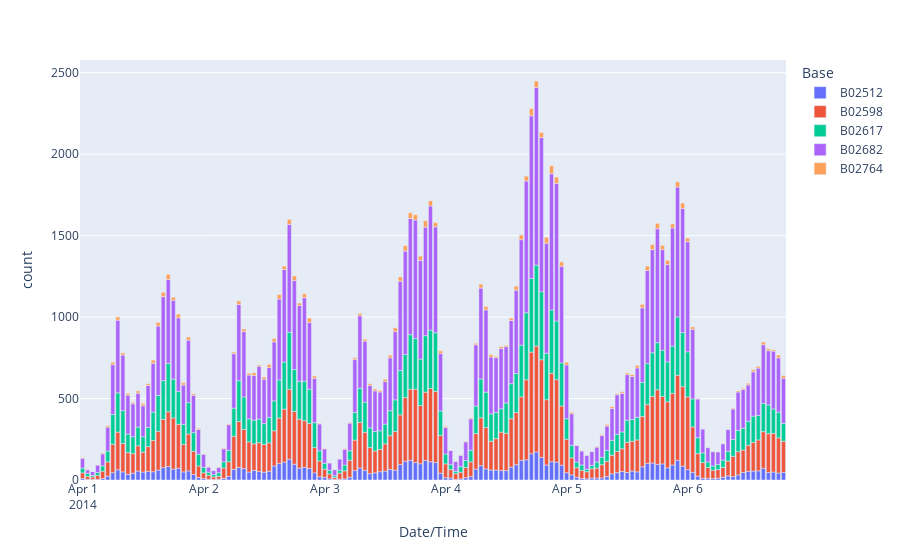

The notebook cell saved with this chart:
### Code cell
df_by_base = uber_apr14.groupby([pd.Grouper(key='Date/Time',freq='H'),uber_apr14.Base]).size().reset_index(name='count')
fig = px.bar(df_by_base[:700], x='Date/Time', y="count", color='Base')
fig.show()

### Figure 1 — Plotly figure (JSON) as saved in the notebook; plotly's stock layout.template omitted (floating-point values rounded to 4 significant figures; data arrays with more than 128 entries replaced by an {"elided": "..."} marker saying what was removed)
{"data": [{"alignmentgroup": "True", "hovertemplate": "Base=B02512<br>Date/Time=%{x}<br>count=%{y}<extra></extra>", "legendgroup": "B02512", "marker": {"color": "#636efa", "pattern": {"shape": ""}}, "name": "B02512", "offsetgroup": "B02512", "orientation": "v", "showlegend": true, "textposition": "auto", "type": "bar", "x": {"elided": "140 str values"}, "xaxis": "x", "y": {"elided": "140 int values"}, "yaxis": "y"}, {"alignmentgroup": "True", "hovertemplate": "Base=B02598<br>Date/Time=%{x}<br>count=%{y}<extra></extra>", "legendgroup": "B02598", "marker": {"color": "#EF553B", "pattern": {"shape": ""}}, "name": "B02598", "offsetgroup": "B02598", "orientation": "v", "showlegend": true, "textposition": "auto", "type": "bar", "x": {"elided": "140 str values"}, "xaxis": "x", "y": {"elided": "140 int values"}, "yaxis": "y"}, {"alignmentgroup": "True", "hovertemplate": "Base=B02617<br>Date/Time=%{x}<br>count=%{y}<extra></extra>", "legendgroup": "B02617", "marker": {"color": "#00cc96", "pattern": {"shape": ""}}, "name": "B02617", "offsetgroup": "B02617", "orientation": "v", "showlegend": true, "textposition": "auto", "type": "bar", "x": {"elided": "140 str values"}, "xaxis": "x", "y": {"elided": "140 int values"}, "yaxis": "y"}, {"alignmentgroup": "True", "hovertemplate": "Base=B02682<br>Date/Time=%{x}<br>count=%{y}<extra></extra>", "legendgroup": "B02682", "marker": {"color": "#ab63fa", "pattern": {"shape": ""}}, "name": "B02682", "offsetgroup": "B02682", "orientation": "v", "showlegend": true, "textposition": "auto", "type": "bar", "x": {"elided": "140 str values"}, "xaxis": "x", "y": {"elided": "140 int values"}, "yaxis": "y"}, {"alignmentgroup": "True", "hovertemplate": "Base=B02764<br>Date/Time=%{x}<br>count=%{y}<extra></extra>", "legendgroup": "B02764", "marker": {"color": "#FFA15A", "pattern": {"shape": ""}}, "name": "B02764", "offsetgroup": "B02764", "orientation": "v", "showlegend": true, "textposition": "auto", "type": "bar", "x": {"elided": "140 str values"}, "xaxis": "x", "y": {"elided": "140 int values"}, "yaxis": "y"}], "layout": {"barmode": "relative", "legend": {"title": {"text": "Base"}, "tracegroupgap": 0}, "margin": {"t": 60}, "xaxis": {"anchor": "y", "domain": [0, 1], "title": {"text": "Date/Time"}}, "yaxis": {"anchor": "x", "domain": [0, 1], "title": {"text": "count"}}}}
